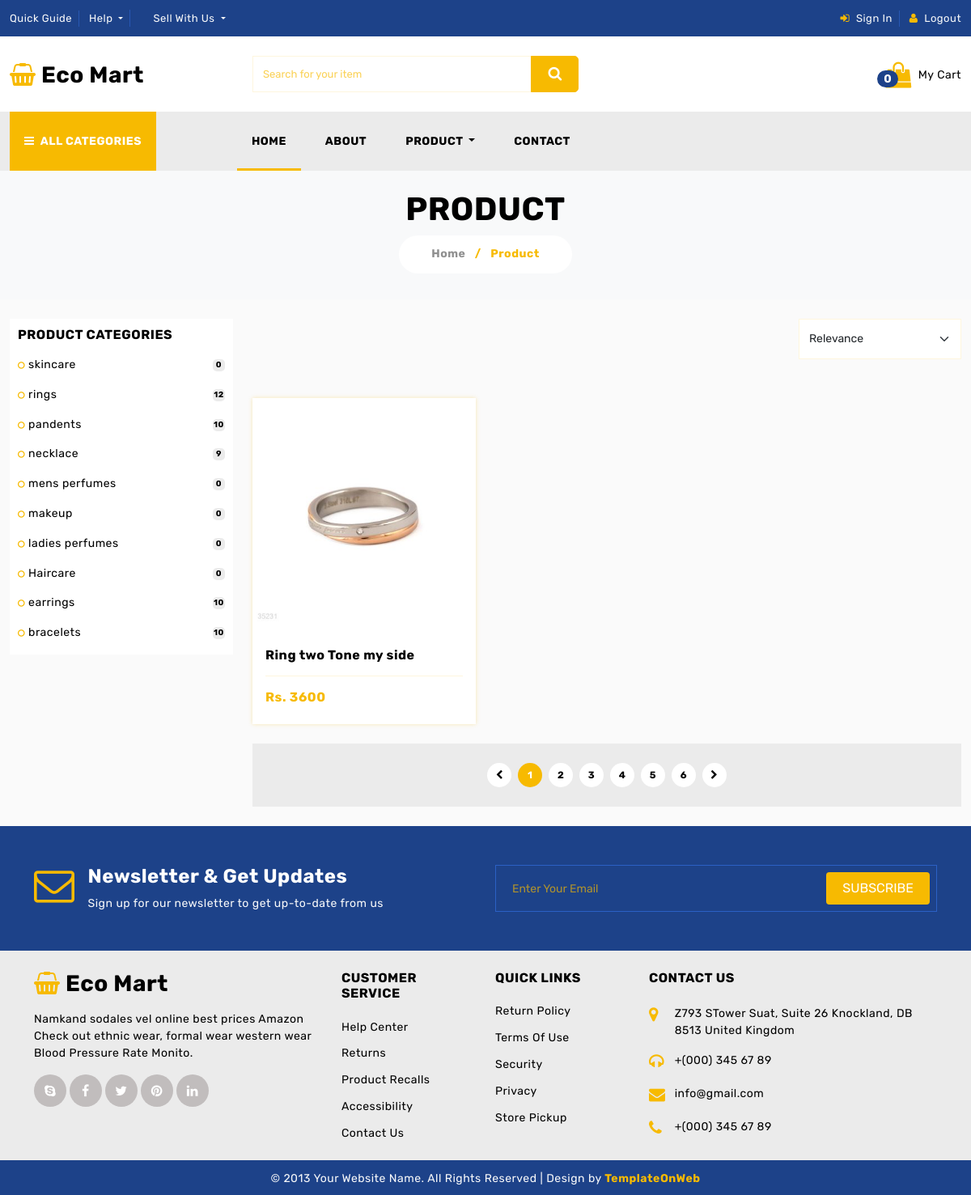
The app's page /front-end/product.php?product_search=Ring two Tone my side with its own data.
### tables this page shows
CREATE TABLE `product_categories` (
  `category_id` int(50) NOT NULL,
  `category_name` varchar(255) NOT NULL
);

CREATE TABLE `products` (
  `product_id` int(50) NOT NULL,
  `product_name` varchar(255) NOT NULL,
  `product_price` int(100) NOT NULL,
  `product_image` varchar(255) NOT NULL,
  `product_category` int(100) NOT NULL
);

### front-end/product.php (the view, shortened to what this page needs)
<!DOCTYPE html>
<html lang="en">
<head>
    <link href="css/bootstrap.min.css" rel="stylesheet">
    <link href="css/font-awesome.min.css" rel="stylesheet">
    <link href="css/global.css" rel="stylesheet">
    <link href="css/product.css" rel="stylesheet">
</head>
<body>
    <?php include('./includes/topnav.php') ?>
    <?php include('./includes/middle_nav.php') ?>
    <?php include('./includes/primary_nav.php') ?>
    <section id="center" class="center_o pt-4 pb-4 bg-light">
        <div class="container-xl">
            <div class="row center_o1 text-center">
                <div class="col-md-12">
                    <h1>PRODUCT</h1>
                    <h6 class="d-inline-block  font_14 col_yell bg-white"><a class="col_light" href="#">Home</a> <span class="me-2 ms-2">/</span> Product</h6>
                </div>
            </div>
        </div>
    </section>
    <section id="prod_pg" class="pt-4 pb-4 bg_light_1">
        <div class="container-fluid">
            <div class="row prod_pg1">
                <div class="col-md-12 col-lg-3">
                    <div class="prod_pg1l">
                        <div class="prod_pg1l1 bg-white p-4">
                            <h6 class="mb-3">PRODUCT CATEGORIES</h6>
                            <?php
                            $select = "select * from product_categories order by category_name desc";
                            $result = mysqli_query($connection, $select);
                            if (mysqli_num_rows($result)) {
                                while ($data = mysqli_fetch_array($result)) {
                                    $category = $data['category_id'];
                            ?>
                                    <div class="prod_pg1l1i row mt-2">
                                        <div class="col-md-10 col-10">
                                            <div class="prod_pg1l1il">
                                                <h6 class="font_14 fw-normal mt-1"><a href="shop.php?category/=<?php echo $data['category_name'] ?>"><i class="fa fa-circle-o me-1 col_yell"></i><?php echo $data['category_name'] ?></a></h6>
                                            </div>
                                        </div>
                                        <div class="col-md-2 col-2">
                                            <div class="prod_pg1l1ir text-end">
                                                <h6 class="d-inline-block bg_light font_13">
                                                    <?php
                                                    $select = "select * from products where product_category = $category";
                                                    $res = mysqli_query($connection, $select);
                                                    $count = mysqli_num_rows($res);
                                                    echo $count;
                                                    ?>
                                                </h6>
                                            </div>
                                        </div>
                                    </div>
                            <?php
                                }
                            }
                            ?>
                        </div>
                    </div>
                </div>
                <div class="col-md-12 col-lg-9">
                    <div class="prod_pg1r">
                        <div class="prod_pg1r1 row">
                            <div class="col-md-9">
                            </div>
                            <div class="col-md-3">
                                <div class="prod_pg1r1r">
                                    <select name="categories" style="height:50px;" class="form-select" required="" id="filter">
                                        <option value="">Relevance</option>
                                    </select>
                                </div>
                            </div>
                        </div>
                        <div class="prod_pg1r2 mt-4 row">
                            <?php
                            $product_search = $_GET['product_search'];
                            $select = "SELECT * FROM products WHERE product_name LIKE '%$product_search%'";
                            $result = mysqli_query($connection, $select);
                            if (mysqli_num_rows($result) > 0) {
                                while ($data = mysqli_fetch_array($result)) {
                            ?>
                                    <form class="col-md-4 mt-4" method="post">
                                        <div class="prodinm clearfix">
                                            <div class="prod_2im position-relative clearfix">
                                                <div class="prod_2i1 clearfix">
                                                    <div class="grid clearfix">
                                                        <figure class="effect-jazz mb-0">
                                                            <a href="detail.php?product/=<?php echo $data['product_name'] ?>"><img src="../admin-panel/uploadimg/<?php echo $data['product_image'] ?>" class="w-100" alt="abc"></a>
                                                        </figure>
                                                    </div>
                                                </div>
                                            </div>
                                            <div class="prod_2i2 pt-4 pb-4 ps-3 pe-3 bg-white clearfix">
                                                <h6 class="mt-2"><a href="detail.php?product/=<?php echo $data['product_name'] ?>"><?php echo $data['product_name'] ?></a></h6>
                                                <hr>
                                                <h6 class="fw-normal mb-0 col_yell fw-bold">Rs. <span class="pull-lef fw-bold col_yell price"><?php echo $data['product_price'] ?></span></h6>
                                            </div>
                                        </div>
                                    </form>
                            <?php
                                }
                            } else {
                                echo "<p>No products found</p>";
                            }
                            ?>
                        </div>
                        <div class="pages mt-4 row text-center bg_light ms-0 me-0 pt-4 pb-4">
                            <div class="col-md-12">
                                <ul class="mb-0">
                                    <li><a href="detail.html"><i class="fa fa-chevron-left"></i></a></li>
                                    <li class="act"><a href="detail.html">1</a></li>
                                    <li><a href="detail.html">2</a></li>
                                    <li><a href="detail.html">3</a></li>
                                    <li><a href="detail.html">4</a></li>
                                    <li><a href="detail.html">5</a></li>
                                    <li><a href="detail.html">6</a></li>
                                    <li><a href="detail.html"><i class="fa fa-chevron-right"></i></a></li>
                                </ul>
                            </div>
                        </div>
                    </div>
                </div>
            </div>
        </div>
    </section>
    <?php include('./includes/footer.php') ?>
</body>
</html>

### front-end/css/global.css (style rules this page uses)
body { font-family: 'Rubik', sans-serif; color:#000; font-size:14px; letter-spacing:0.5px; }
ul { list-style:none; padding:0; }
h1,h2,h3,h4,h5,h6 { font-weight:bold; }
a { text-decoration:none; color:#000; }
.grid figure { position: relative; float: left; overflow: hidden; width: 100%; text-align: center; cursor: pointer; }
figure.effect-jazz figcaption::after, figure.effect-jazz img { -webkit-transition: opacity 0.35s, -webkit-transform 0.35s; transition: opacity 0.35s, transform 0.35s; }
.col_yell { color: #f7ba01; }
.col_light { color: #909090; }
.bg_light { background-color: #ebebeb; }
.bg_light_1 { background-color: #fafafa; }
hr { opacity:1; background-color:#f7ba0121; }
.font_13 { font-size:13px; }
.font_14 { font-size:14px; }
.pages ul li { display:inline-block; margin: 0 2px; width:30px; height:30px; line-height:30px; background:#fff; text-align:center; border-radius:50%; }
.pages ul li a { display:block; color: #000; font-size:12px; font-weight:bold; }
.act { background:#f7ba01!important; }
.act a { color: #fff!important; }
.form-select { border-color:#f7ba0121; border-radius:0; font-size:14px; }
.center_o1 h6 { border-radius:50px; padding:15px 40px; }
.prod_2im { box-shadow: 0 0 5px #f7ba014a; }
.prodinm { box-shadow: 0 0 5px #f7ba014a; }

### front-end/css/product.css (style rules this page uses)
.prod_pg1l1il h6 i { font-size:10px; }
.prod_pg1l1ir h6 { width:30px; height:25px; border-radius:5px; line-height:25px; text-align:center; }
.prod_2im { box-shadow:none; }
@media (min-width:992px) and (max-width:1200px) { .prod_pg1l1 { padding:10px!important; } }
@media (min-width:992px) and (max-width:1200px) { .prod_pg1l1ir h6 { width: 15px; height: 15px; line-height: 15px; font-size:10px; } }

### records on screen
product_categories: category_name "skincare", count "0"
product_categories: category_name "rings", count "12"
product_categories: category_name "pandents", count "10"
product_categories: category_name "necklace", count "9"
product_categories: category_name "mens perfumes", count "0"
product_categories: category_name "makeup", count "0"
product_categories: category_name "ladies perfumes", count "0"
product_categories: category_name "Haircare", count "0"
product_categories: category_name "earrings", count "10"
product_categories: category_name "bracelets", count "10"
products: product_image (picture), product_name "Ring two Tone my side", product_price "3600"

### other values on screen
$cart_count "0"
